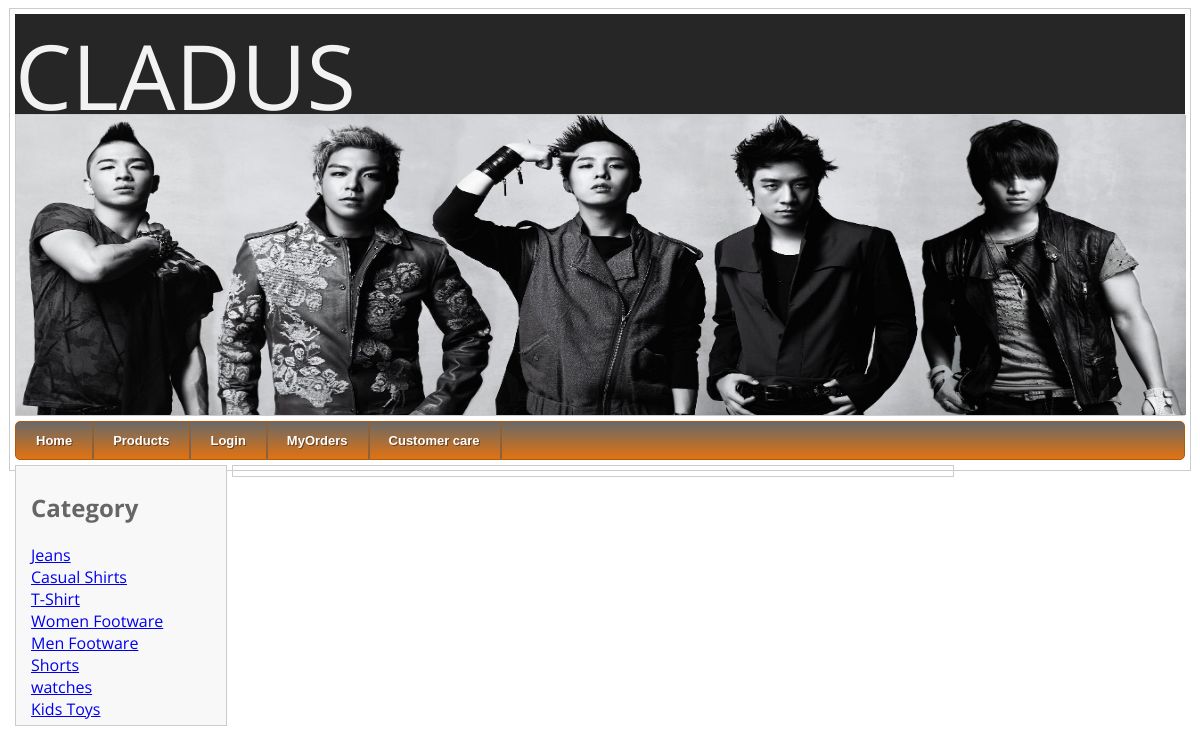
The app's page /master_header.php with its own data.
### tables this page shows
CREATE TABLE IF NOT EXISTS `category` (
  `categoryid` int(11) NOT NULL AUTO_INCREMENT,
  `categoryname` varchar(200) NOT NULL,
  PRIMARY KEY (`categoryid`)
);

### master_header.php (the view, shortened to what this page needs)
<!DOCTYPE HTML PUBLIC "-//W3C//DTD HTML 4.0 Transitional//EN">
<HTML>
<HEAD>
<link rel="stylesheet" type="text/css" href="styles.css">
<link rel="stylesheet" type="text/css" href="menu_assets\styles.css">
	<link rel="stylesheet" type="text/css" href="engine1/style.css" media="screen" />
</HEAD>
<BODY>
<div id="pagewrap">
     <div class="header_wrapper">
                <div class="logo">
                    <span>CLADUS</span>
                </div>
                <div class="tagline">
                    <span>where fashion lies</span>
                </div>
        </div>
	<header>
		 <IMG SRC="img/img1.jpg" WIDTH="1170" HEIGHT="300" BORDER=0 ALT="">
	</header>
	<div id="menu">
	<div id='cssmenu'>
		<ul>
		   <li>
		   <?php
		   if(isset($_SESSION["utype"]))
		   {
			   if($_SESSION["utype"]=='U')
			   {
			   ?>
			 <a href="index.php"><span><?php echo $_SESSION["cname"];?>'s Home</span></a>
				   <?php
			   }
			   else if($_SESSION["utype"]=='A')
			   {
				?>
			 <a href="adminhome.php"><span>Admin Home</span></a>
				   <?php
			   }
		   }
		   else
		   {
			?>
		    <a href="index.php"><span>Home</span></a>
				<?php
		   }
			?>
		   </li>
		   <li><a href="index.php"><span>Products</span></a></li>
		   <li>
		   <?php
		   if(isset($_SESSION["uname"]))
		   {
			   ?>
			<a href="logout.php"><span>Logout</span>
				   <?php
		   }
		   else
		   {
			?>
		   <a href="login.php"><span>Login</span>
				<?php
		   }
			?>
		   </a></li>
		   <li><a href="cart.php"><span>MyOrders</span></a></li>
		     <li class='has_sub'><a href="customarcare.php"><span>Customer care</span></a>
			 </li>
		</ul>
		</div>
	</div>
	<section id="content">
		<h2>Category </h2>
		<?php
		$q="select * from category";
				$r=mysql_query($q);
				while($f=mysql_fetch_array($r))
				{
				$categoryname= $f["categoryname"];
				echo "<a href='index.php?categoryname=".$categoryname."'>".$categoryname."</a><br>";
				}
				?>
	</section>
	<section id="middle">

### styles.css (style rules this page uses)
.header_wrapper { background-color: #262626; height: 100px; margin: auto; }
.logo { color: #f2f2f2; font-size: 90; }
.tagline { font-size: 12; color: #f2f2f2; text-transform: lowercase; padding-top: 65; font-family: cursive; }
body { font-family: 'Open Sans', sans-serif; color: #666; }
ul { list-style-type: none; padding: 0; margin: 0; }
#pagewrap { padding: 5px; width: 1170px; margin: 5px auto; }
header { height: 300px; padding: 0 0 0 0; background-image:url("img//header.jpg"); background-size:cover; }
#menu { margin:0 0 5px 0; }
#content { width: 180px; float: left; padding: 5px 15px; }
#middle { width: 700px; float: left; padding: 5px 10px; margin: 0px 5px 5px 5px; }
#content { background: #f8f8f8; }
header, #content, #middle, #sidebar { margin-bottom: 5px; }
#pagewrap, header, #content, #middle, #sidebar, footer { border: solid 1px #ccc; }

### menu_assets/styles.css (style rules this page uses)
#cssmenu { height:37px; display:block; padding:0; margin: 0 auto; border:1px solid; border-radius:5px; }
#cssmenu > ul { list-style:inside none; padding:0; margin:0; }
#cssmenu > ul > li { list-style:inside none; padding:0; margin:0; float:left; display:block; position:relative; }
#cssmenu > ul > li > a { outline:none; display:block; position:relative; padding:12px 20px; font:bold 13px/100% Arial, Helvetica, sans-serif; text-align:center; text-decoration:none; text-shadow:1px 1px 0 rgba(0,0,0, 0.4); }
#cssmenu > ul > li:first-child > a { border-radius:5px 0 0 5px; }
#cssmenu > ul > li > a:after { content:''; position:absolute; border-right:1px solid; top:-1px; bottom:-1px; right:-2px; z-index:99; }
#cssmenu, #cssmenu > ul > li > ul > li a:hover { background:#696969; background:-moz-linear-gradient(top, #696969 0%, #e17310 100%); background:-webkit-gradient(linear, left top, left bottom, color-stop(0%,#696969), color-stop(100%,#e17310)); background:-webkit-linear-gradient(top, #696969 0%,#e17310 100%); background:-o-linear-gradient(top, #696969 0%,#e17310 100%); background:-ms-linear-gradient(top, #696969 0%,#e17310 100%); background:linear-gradient(top, #696969 0%,#e17310 100%); filter:progid:DXImageTransform.Microsoft.gradient(startColorstr='#696969', endColorstr='#e17310',GradientType=0); }
#cssmenu { border-color:#b05a0d; }
#cssmenu > ul > li > a { border-right:1px solid #b05a0d; color:#fff; }
#cssmenu > ul > li > a:after { border-color:#696969; }

### records on screen
category: categoryname "Jeans"
category: categoryname "Casual Shirts"
category: categoryname "T-Shirt"
category: categoryname "Women Footware"
category: categoryname "Men Footware"
category: categoryname "Shorts"
category: categoryname "watches"
category: categoryname "Kids Toys"
